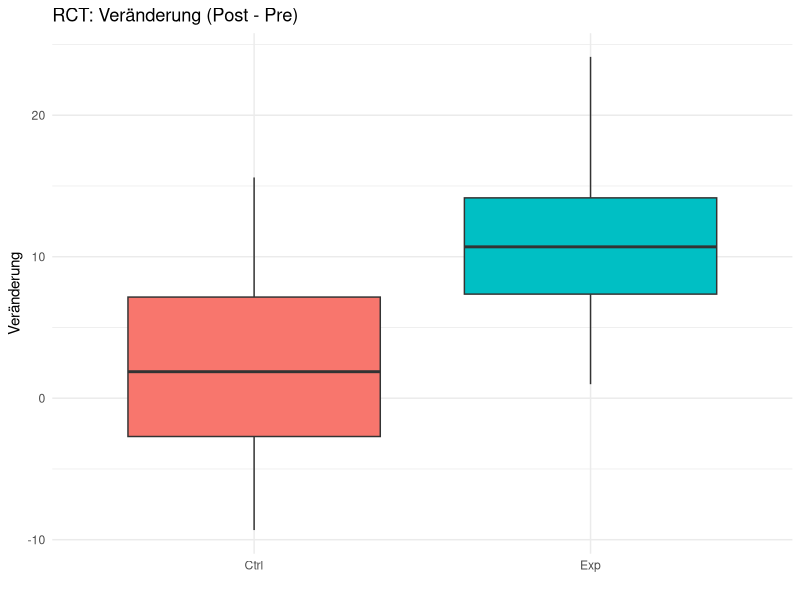
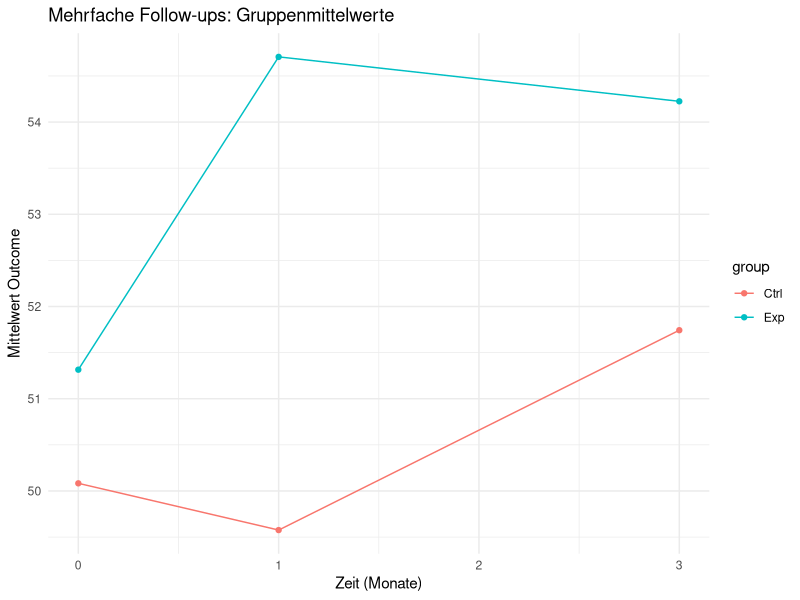
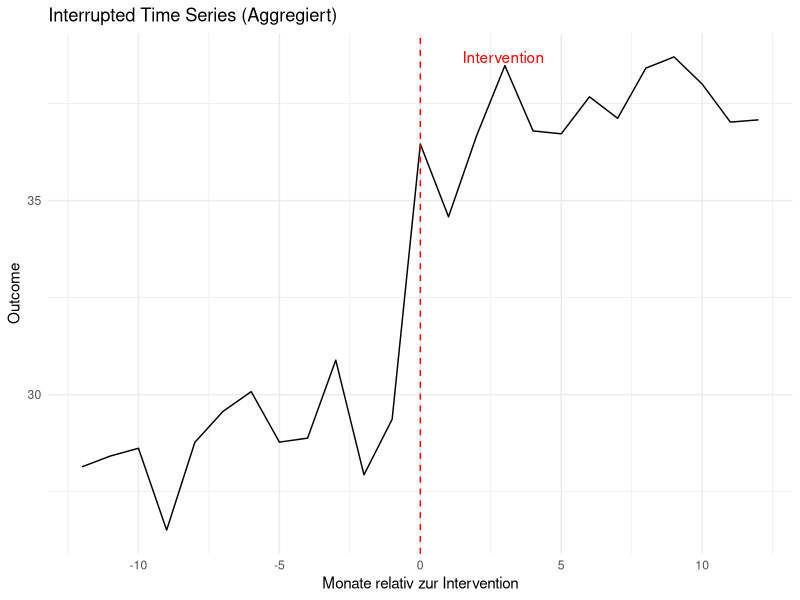

Generate these figures, in order, with R:
## ---- chunk 1
#| label: messzeitpunkte-simulation
# Simulations‑Beispiele für typische Messschemata
set.seed(123)
library(dplyr)
library(tidyr)
library(ggplot2)

# 1) RCT Pre-Post (Boxplot der Veränderungen)
n_per_group <- 40
true_effect <- 8
maturation <- 3

rct <- tibble(
  id = 1:(2*n_per_group),
  group = rep(c("Exp","Ctrl"), each = n_per_group),
  pre = rnorm(2*n_per_group, mean = 50, sd = 10)
) %>%
  mutate(
    post = pre + maturation + ifelse(group=="Exp", true_effect, 0) + rnorm(2*n_per_group, 0, 6),
    change = post - pre
  )

rct_plot <- ggplot(rct, aes(x = group, y = change, fill = group)) +
  geom_boxplot() +
  labs(title = "RCT: Veränderung (Post - Pre)", y = "Veränderung", x = "") +
  theme_minimal() +
  theme(legend.position = "none")

# 2) Mehrfache Follow-ups (Trajektorien, Gruppenmittelwerte)
ids <- 1:100
multi <- expand.grid(id = ids, time = c(0, 1, 3)) %>%
  as_tibble() %>%
  mutate(
    group = ifelse(id <= 50, "Exp", "Ctrl"),
    baseline = rnorm(n(), 50, 8),
    # Effekt baut über Zeit auf: time = months since baseline
    effect = ifelse(group=="Exp", 0.0 + 4 * (time>0) + 2 * (time>=3), 0),
    y = baseline + effect + rnorm(n(), 0, 5)
  )

multi_summary <- multi %>%
  group_by(group, time) %>%
  summarize(mean_y = mean(y), .groups = "drop")

multi_plot <- ggplot(multi_summary, aes(x = time, y = mean_y, color = group)) +
  geom_line() + geom_point() +
  labs(title = "Mehrfache Follow-ups: Gruppenmittelwerte", x = "Zeit (Monate)", y = "Mittelwert Outcome") +
  theme_minimal()

# 3) Interrupted Time Series (Aggregierte Zeitreihe)
times <- seq(-12, 12) # Monate, intervention bei 0
its_df <- tibble(
  time = times,
  baseline_trend = 0.2 * time,
  intervention_level = ifelse(time >= 0, 6, 0),
  noise = rnorm(length(times), 0, 1)
) %>%
  mutate(y = 30 + baseline_trend + intervention_level + noise)

its_plot <- ggplot(its_df, aes(x = time, y = y)) +
  geom_line() +
  geom_vline(xintercept = 0, linetype = "dashed", color = "red") +
  annotate("text", x = 1.5, y = max(its_df$y), label = "Intervention", color = "red", hjust = 0) +
  labs(title = "Interrupted Time Series (Aggregiert)", x = "Monate relativ zur Intervention", y = "Outcome") +
  theme_minimal()

# Rückgabe: nützliche Plot‑Objekte für das Quarto‑Dokument
list(rct_plot = rct_plot, multi_plot = multi_plot, its_plot = its_plot)
